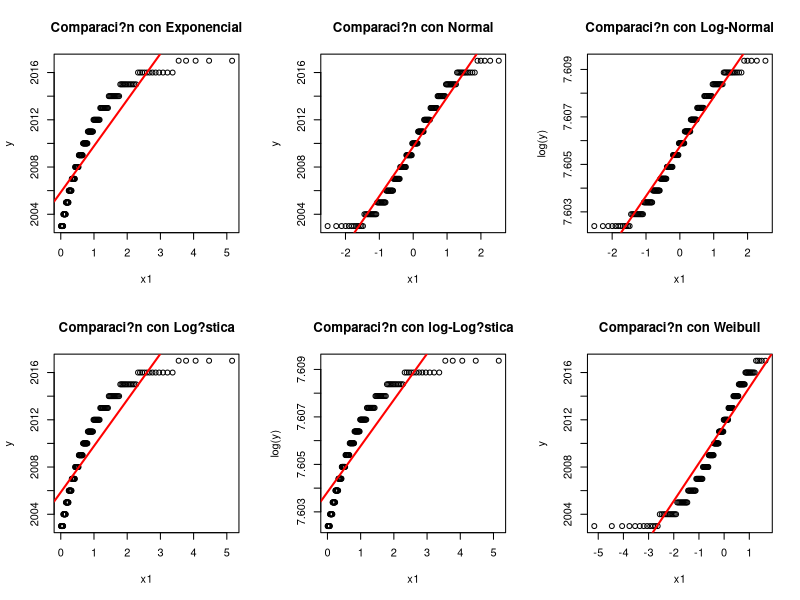
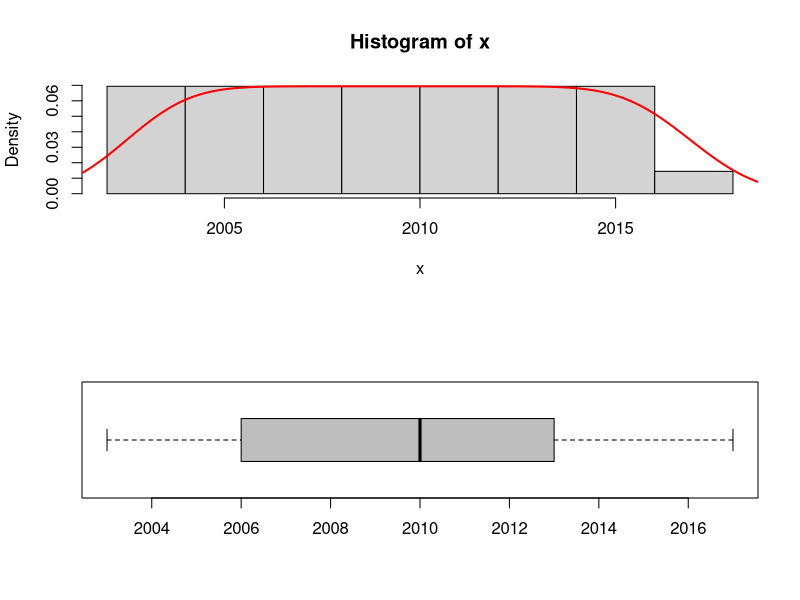

Write R code to recreate these figures, in order. (Note: this script raises an error after producing the figures.)
base = read.table("TAREA2.txt", dec=",", header=TRUE)
#base2 = read.table("TAREA2.txt", dec = ",", header = FALSE)
#variables = base2[1,]
setwd("/home/felipe/Escritorio/UC/Quinto_semestre/Proba/T2/")
head(base)
desempleo = base$DESEMPLEO
pib = base$PIB
año = base$AÑO
mes = base$MES
tiempo = base$TIEMPO
tasa = base$TASA_HIP
imacec = base$IMACEC
bcu = base$BCU1
ba.normal = function(Y, breaks = NULL){
  ## Requiere cargar libreria MASS
  aux1 = as.vector(fitdistr(Y, "normal")$estimate)
  aux2 = hist(Y, plot = F)
  if(is.null(breaks) == 0){
    aux2 = hist(Y, plot = F, breaks = breaks)
  }
  O = aux2$count
  k = length(O)
  q = c(-Inf, aux2$breaks[2:k], Inf)
  p = diff(pnorm(q, mean = aux1[1], sd = aux1[2]))
  n = length(Y)
  E = n * p
  X.1 = sum((O-E)^2/E)
  valor.p = 1 - pchisq(X.1, df = k - 1 - 2)
  list("Estadistico" = X.1, "valor.p" = valor.p)
}

Skewness=function(x){
  n=length(x)
  sum((x-mean(x))^3/n)/sd(x)^(3)
}
Kurtosis=function(x){
  n=length(x)
  sum((x-mean(x))^4/n)/sd(x)^(4)-3
}
recta=function(x,modelo="normal"){
  y=sort(x)
  N=length(y)
  p=(1:N)/(N+1)
  if (modelo=="exp"){
    x1=-log(1-p)
    plot(y~x1,main = "Comparaci?n con Exponencial")
    linea=lm(y~x1)$coef
    abline(linea,col="red",lwd=2)
    alpha=linea[1]
    lambda=1/linea[2]
    a=c(alpha,lambda)
    a
  }
  else{
    if(modelo=="normal"){
      x1=qnorm(p)
      plot(y~x1,main = "Comparaci?n con Normal")
      linea=lm(y~x1)$coef
      abline(linea,col="red",lwd=2)
      mu=linea[1]
      sigma=linea[2]
      a=c(mu,sigma)
      a
    }
    else{
      if(modelo=="log-normal"){
        x1=qnorm(p)
        plot(log(y)~x1,main = "Comparaci?n con Log-Normal")
        linea=lm(log(y)~x1)$coef
        abline(linea,col="red",lwd=2)
        lambda=linea[1]
        zeta=linea[2]
        a=c(lambda,zeta)
        a
      }
      else{
        if(modelo=="logistica"){
          x1=log(1/(1-p))
          plot(y~x1,main = "Comparaci?n con Log?stica")
          linea=lm(y~x1)$coef
          abline(linea,col="red",lwd=2)
        }
        else{
          if(modelo=="log-logistica"){
            x1=log(1/(1-p))
            plot(log(y)~x1,main = "Comparaci?n con log-Log?stica")
            linea=lm(log(y)~x1)$coef
            abline(linea,col="red",lwd=2)
            mu=linea[1]
            sigma=linea[2]
            a=c(mu,sigma)
            a
          }
          else{
            if(modelo=="weibull"){
              x1=log(-log(1-p))
              plot(y~x1,main = "Comparaci?n con Weibull")
              linea=lm(y~x1)$coef
              abline(linea,col="red",lwd=2)
              nu=exp(linea[1])
              beta=1/linea[2]
              a=c(nu,beta)
              a
            }
          }
        }
      }
    }
  }
  
}
histplot=function(x,outline = TRUE, title= "x"){
  par(mfrow=c(2,1))
  hist(x,freq = FALSE, main =paste("Histogram of",title), xlab = title)
  lines(density(x),col="red",lwd=2)
  boxplot(x,outline = outline,horizontal = TRUE,col = "grey")
}
descriptiva=function(x){
  a1=min(x)
  a2=quantile(x,0.25)
  a3=median(x)
  a4=mean(x)
  a5=quantile(x,0.75)
  a6=max(x)
  b=sd(x)
  c=Skewness(x)
  d=Kurtosis(x)
  Tabla=cbind(a1,a2,a3,a4,a5,a6,b,c,d)
  colnames(Tabla)=c("Min.","1st Qu.","Median","Mean","3rd Qu.","Max.","SD","Skewness","Kurtosis")
  rownames(Tabla)=c("")
  Tabla
}
ajustar_modelo=function(x){
  par(mfrow=c(2,3))
  param_exp=recta(x,"exp")
  param_norm=recta(x,"normal")
  param_lognorm=recta(x,"log-normal")
  param_logist=recta(x,"logistica")
  param_loglogist=recta(x,"log-logistica")
  param_weibull=recta(x,"weibull")
  a=cbind(param_exp,param_norm,param_lognorm,param_logist,param_loglogist,param_weibull)
  colnames(a)=c("exp","normal","log-normal","logist","log-logist","weibull")
  a
}
base_respaldo = base
vector = c()
nombres = c("año", "mes", "tiempo", "tasa", "desempleo", "imacec", "bcu", "pib")
n = length(nombres)
tablas = c()
#for (i in 1:n){
 # jpeg(paste("./plots/histplot_",nombres[i], ".jpg", sep = ""))
#  histplot(base[i])
#  dev.off()
#  tablas[i] = ajustar_modelo(base[i])
#  vector[i] = descriptiva(base[i])
#}

año=base$AÑO
jpeg(paste("./plots/histplot_",nombres[1], ".jpg", sep = ""))
histplot(año)
dev.off()
Tabla_año=ajustar_modelo(año)
f1=descriptiva(año)

mes=base$MES
jpeg(paste("./plots/histplot_",nombres[2], ".jpg", sep = ""))
histplot(mes)
dev.off()
Tabla_mes=ajustar_modelo(mes)
f2=descriptiva(mes)

tiempo=base$TIEMPO
jpeg(paste("./plots/histplot_",nombres[3], ".jpg", sep = ""))
histplot(tiempo)
dev.off()
Tabla_tiempo=ajustar_modelo(tiempo)
f3=descriptiva(tiempo)

tasa=base$TASA_HIP
jpeg(paste("./plots/histplot_",nombres[4], ".jpg", sep = ""))
histplot(tasa)
dev.off()
Tabla_tasa=ajustar_modelo(tasa)
f4=descriptiva(tasa)

desempleo=base$DESEMPLEO
jpeg(paste("./plots/histplot_",nombres[5], ".jpg", sep = ""))
histplot(desempleo)
dev.off()
Tabla_desempleo=ajustar_modelo(desempleo)
f5=descriptiva(desempleo)

imacec=base$IMACEC
jpeg(paste("./plots/histplot_",nombres[6], ".jpg", sep = ""))
histplot(imacec)
dev.off()
Tabla_imacec=ajustar_modelo(imacec)
f6=descriptiva(imacec)

bcu=base$BCU10
jpeg(paste("./plots/histplot_",nombres[7], ".jpg", sep = ""))
histplot(bcu)
dev.off()
Tabla_bcu=ajustar_modelo(bcu)
f7=descriptiva(bcu)

pib=base$PIB
jpeg(paste("./plots/histplot_",nombres[8], ".jpg", sep = ""))
histplot(pib)
dev.off()
Tabla_pib=ajustar_modelo(pib)
f8=descriptiva(pib)

Tabla = rbind(f1, f2, f3, f4, f5, f6, f7, f8)
rownames(Tabla) = nombres
Tabla

## Termino de parte descriptiva de variables

pairs(base)
modelo1 = lm(imacec~tasa)
modelo2 = lm(imacec~bcu)
modelo3 = lm(imacec~desempleo)
modelo4 = lm(imacec~pib)
summary(modelo1)$adj.r.squared
summary(modelo2)$adj.r.squared
summary(modelo3)$adj.r.squared
summary(modelo4)$adj.r.squared

aux = as.factor(mes)
modelo5 = lm(imacec~pib + aux)
summary(modelo5)
modelo6 = lm(imacec~pib + aux + bcu)
summary(modelo6)
